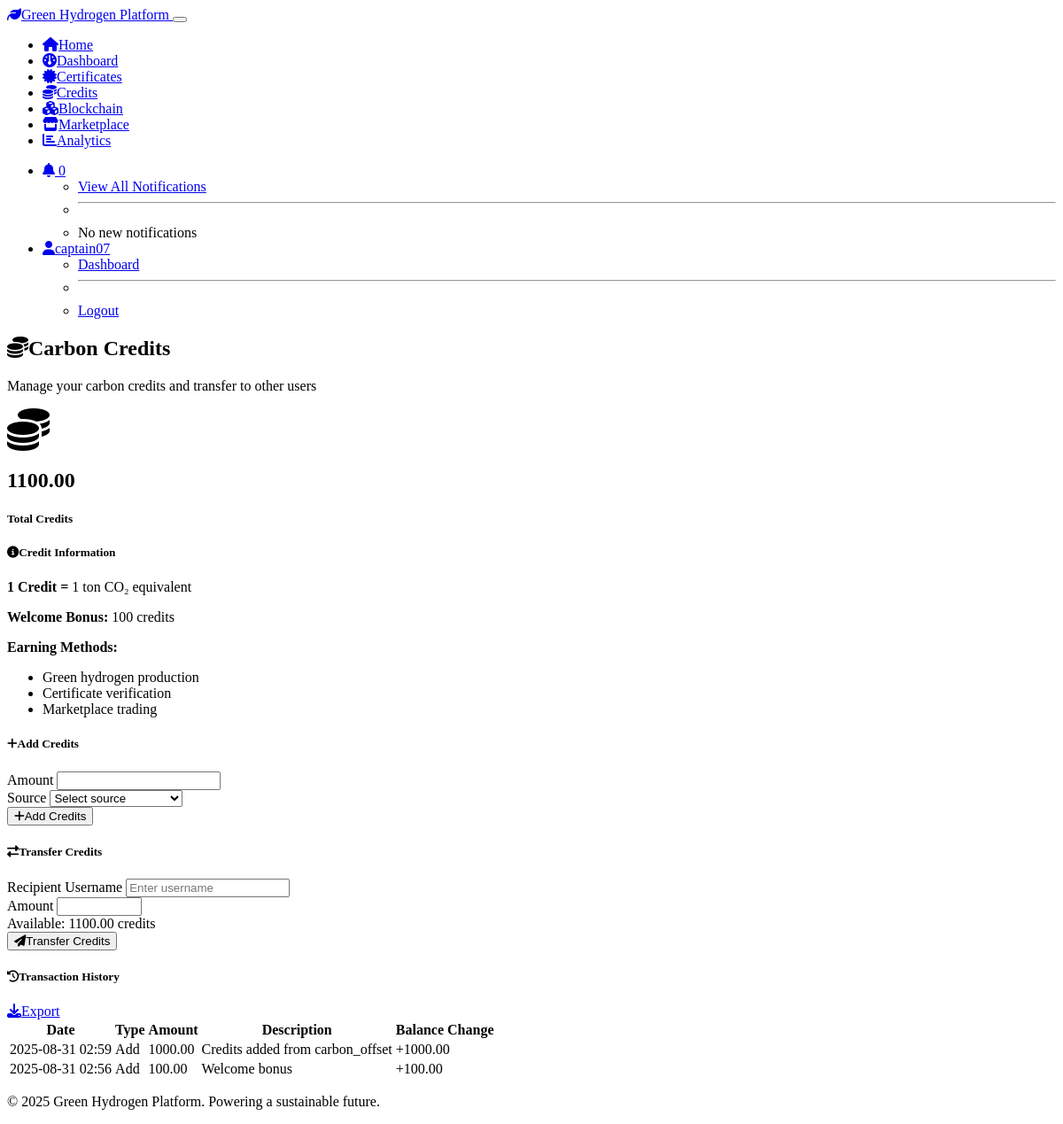
Screenshot of /credits (signed in) with the database file from the repository.
### models.py (models this page shows, shortened)
class User(UserMixin, db.Model):
    __tablename__ = 'users'
    id = db.Column(db.Integer, primary_key=True)
    username = db.Column(db.String(64), unique=True, nullable=False)
    email = db.Column(db.String(120), unique=True, nullable=False)
    password_hash = db.Column(db.String(256))
    created_at = db.Column(db.DateTime, default=datetime.utcnow)
    notification_preferences = db.Column(db.Text)
    certificates = db.relationship('Certificate', backref='user', lazy=True)
    credits = db.relationship('Credit', backref='user', lazy=True)
    trade_orders = db.relationship('TradeOrder', backref='user', lazy=True)
    notifications = db.relationship('Notification', backref='user', lazy=True)
    def get_total_credits(self):
        total = 0
        from models import Credit
        credits_list = Credit.query.filter_by(user_id=self.id).all()
        for credit in credits_list:
            if credit.transaction_type in ['add', 'transfer_in']:
                total += credit.amount
            elif credit.transaction_type in ['transfer_out', 'trade']:
                total -= credit.amount
        return max(0, total)  # Ensure non-negative

class Credit(db.Model):
    __tablename__ = 'credits'
    id = db.Column(db.Integer, primary_key=True)
    user_id = db.Column(db.Integer, db.ForeignKey('users.id'), nullable=False)
    amount = db.Column(db.Float, nullable=False)
    transaction_type = db.Column(db.String(50), nullable=False)  # add, transfer_in, transfer_out, trade
    date = db.Column(db.DateTime, default=datetime.utcnow)
    meta_data = db.Column(db.Text)
    def get_meta(self):
        if self.meta_data:
            return json.loads(self.meta_data)
        return {}

### routes.py (the view, shortened to what this page needs)
@app.route('/credits', methods=['GET', 'POST'])
@login_required
def credits():
    user_credits = Credit.query.filter_by(user_id=current_user.id)\
                              .order_by(Credit.date.desc()).all()
    total_credits = current_user.get_total_credits()
    return render_template('credits.html',
                          credits=user_credits,
                          total_credits=total_credits)

### app.py (called while the page is built)
@login_manager.user_loader
def load_user(user_id):
    from models import User
    return User.query.get(int(user_id))

### templates/credits.html (shortened to what this page needs)
{% extends "base.html" %}
{% block content %}
<div class="row">
    <div class="col-12">
        <h2><i class="fas fa-coins me-2"></i>Carbon Credits</h2>
        <p class="text-muted">Manage your carbon credits and transfer to other users</p>
    </div>
</div>
<div class="row mb-4">
    <div class="col-md-6">
        <div class="card bg-primary text-white">
            <div class="card-body text-center">
                <i class="fas fa-coins fa-3x mb-3"></i>
                <h2>{{ "%.2f"|format(total_credits) }}</h2>
                <h5>Total Credits</h5>
            </div>
        </div>
    </div>
    <div class="col-md-6">
        <div class="card">
            <div class="card-header">
                <h5><i class="fas fa-info-circle me-2"></i>Credit Information</h5>
            </div>
            <div class="card-body">
                <p><strong>1 Credit =</strong> 1 ton CO₂ equivalent</p>
                <p><strong>Welcome Bonus:</strong> 100 credits</p>
                <p><strong>Earning Methods:</strong></p>
                <ul class="mb-0">
                    <li>Green hydrogen production</li>
                    <li>Certificate verification</li>
                    <li>Marketplace trading</li>
                </ul>
            </div>
        </div>
    </div>
</div>
<div class="row mb-4">
    <div class="col-md-6">
        <div class="card">
            <div class="card-header">
                <h5><i class="fas fa-plus me-2"></i>Add Credits</h5>
            </div>
            <div class="card-body">
                <form method="POST">
                    <div class="mb-3">
                        <label for="amount" class="form-label">Amount</label>
                        <input type="number" class="form-control" id="amount" name="amount"
                               step="0.01" min="0.01" required>
                    </div>
                    <div class="mb-3">
                        <label for="source" class="form-label">Source</label>
                        <select class="form-select" id="source" name="source" required>
                            <option value="">Select source</option>
                        </select>
                    </div>
                    <button type="submit" class="btn btn-success w-100">
                        <i class="fas fa-plus me-2"></i>Add Credits
                    </button>
                </form>
            </div>
        </div>
    </div>
    <div class="col-md-6">
        <div class="card">
            <div class="card-header">
                <h5><i class="fas fa-exchange-alt me-2"></i>Transfer Credits</h5>
            </div>
            <div class="card-body">
                <form method="POST">
                    <div class="mb-3">
                        <label for="recipient" class="form-label">Recipient Username</label>
                        <input type="text" class="form-control" id="recipient" name="recipient"
                               placeholder="Enter username" required>
                    </div>
                    <div class="mb-3">
                        <label for="transfer_amount" class="form-label">Amount</label>
                        <input type="number" class="form-control" id="transfer_amount" name="amount"
                               step="0.01" min="0.01" max="{{ total_credits }}" required>
                        <div class="form-text">Available: {{ "%.2f"|format(total_credits) }} credits</div>
                    </div>
                    <button type="submit" class="btn btn-primary w-100"
                            {{ 'disabled' if total_credits <= 0 else '' }}>
                        <i class="fas fa-paper-plane me-2"></i>Transfer Credits
                    </button>
                </form>
            </div>
        </div>
    </div>
</div>
<div class="row">
    <div class="col-12">
        <div class="card">
            <div class="card-header d-flex justify-content-between align-items-center">
                <h5><i class="fas fa-history me-2"></i>Transaction History</h5>
                <a href="{{ url_for('export_credits') }}" class="btn btn-outline-primary btn-sm">
                    <i class="fas fa-download me-1"></i>Export
                </a>
            </div>
            <div class="card-body">
                {% if credits %}
                    <div class="table-responsive">
                        <table class="table table-hover">
                            <thead>
                                <tr>
                                    <th>Date</th>
                                    <th>Type</th>
                                    <th>Amount</th>
                                    <th>Description</th>
                                    <th>Balance Change</th>
                                </tr>
                            </thead>
                            <tbody>
                                {% for credit in credits %}
                                {% set meta = credit.get_meta() %}
                                <tr>
                                    <td>{{ credit.date.strftime('%Y-%m-%d %H:%M') }}</td>
                                    <td>
                                        <span class="badge bg-{{ 'success' if credit.transaction_type in ['add', 'transfer_in'] else 'danger' }}">
                                            {{ credit.transaction_type.replace('_', ' ').title() }}
                                        </span>
                                    </td>
                                    <td>{{ "%.2f"|format(credit.amount) }}</td>
                                    <td>
                                        {{ meta.description if meta.description else 'No description' }}
                                    </td>
                                    <td>
                                        {% if credit.transaction_type in ['add', 'transfer_in'] %}
                                            <span class="text-success">+{{ "%.2f"|format(credit.amount) }}</span>
                                        {% else %}
                                            <span class="text-danger">-{{ "%.2f"|format(credit.amount) }}</span>
                                        {% endif %}
                                    </td>
                                </tr>
                                {% endfor %}
                            </tbody>
                        </table>
                    </div>
                {% endif %}
            </div>
        </div>
    </div>
</div>
{% endblock %}

### templates/base.html (shortened to what this page needs)
<!DOCTYPE html>
<html lang="en" data-bs-theme="dark">
<head>
    <link href="https://cdn.replit.com/agent/bootstrap-agent-dark-theme.min.css" rel="stylesheet">
    <link rel="stylesheet" href="https://cdnjs.cloudflare.com/ajax/libs/font-awesome/6.4.0/css/all.min.css">
    <link rel="stylesheet" href="{{ url_for('static', filename='css/style.css') }}">
</head>
<body>
    <nav class="navbar navbar-expand-lg navbar-dark bg-primary">
        <div class="container">
            <a class="navbar-brand" href="{{ url_for('index') }}">
                <i class="fas fa-leaf me-2"></i>Green Hydrogen Platform
            </a>
            <button class="navbar-toggler" type="button" data-bs-toggle="collapse" data-bs-target="#navbarNav">
            </button>
            <div class="collapse navbar-collapse" id="navbarNav">
                <ul class="navbar-nav me-auto">
                    <li class="nav-item">
                        <a class="nav-link" href="{{ url_for('index') }}">
                            <i class="fas fa-home me-1"></i>Home
                        </a>
                    </li>
                    {% if current_user.is_authenticated %}
                    <li class="nav-item">
                        <a class="nav-link" href="{{ url_for('dashboard') }}">
                            <i class="fas fa-dashboard me-1"></i>Dashboard
                        </a>
                    </li>
                    <li class="nav-item">
                        <a class="nav-link" href="{{ url_for('certificates') }}">
                            <i class="fas fa-certificate me-1"></i>Certificates
                        </a>
                    </li>
                    <li class="nav-item">
                        <a class="nav-link" href="{{ url_for('credits') }}">
                            <i class="fas fa-coins me-1"></i>Credits
                        </a>
                    </li>
                    <li class="nav-item">
                        <a class="nav-link" href="{{ url_for('blockchain') }}">
                            <i class="fas fa-cubes me-1"></i>Blockchain
                        </a>
                    </li>
                    <li class="nav-item">
                        <a class="nav-link" href="{{ url_for('marketplace') }}">
                            <i class="fas fa-store me-1"></i>Marketplace
                        </a>
                    </li>
                    <li class="nav-item">
                        <a class="nav-link" href="{{ url_for('analytics') }}">
                            <i class="fas fa-chart-bar me-1"></i>Analytics
                        </a>
                    </li>
                    {% endif %}
                </ul>
                <ul class="navbar-nav">
                    {% if current_user.is_authenticated %}
                    <li class="nav-item dropdown">
                        <a class="nav-link dropdown-toggle" href="#" role="button" data-bs-toggle="dropdown">
                            <i class="fas fa-bell me-1"></i>
                            <span class="badge bg-warning" id="notification-count">0</span>
                        </a>
                        <ul class="dropdown-menu">
                            <li><a class="dropdown-item" href="{{ url_for('notifications') }}">View All Notifications</a></li>
                            <li><hr class="dropdown-divider"></li>
                            <li><span class="dropdown-item-text text-muted">No new notifications</span></li>
                        </ul>
                    </li>
                    <li class="nav-item dropdown">
                        <a class="nav-link dropdown-toggle" href="#" role="button" data-bs-toggle="dropdown">
                            <i class="fas fa-user me-1"></i>{{ current_user.username }}
                        </a>
                        <ul class="dropdown-menu">
                            <li><a class="dropdown-item" href="{{ url_for('dashboard') }}">Dashboard</a></li>
                            <li><hr class="dropdown-divider"></li>
                            <li><a class="dropdown-item" href="{{ url_for('logout') }}">Logout</a></li>
                        </ul>
                    </li>
                    {% endif %}
                </ul>
            </div>
        </div>
    </nav>
    <main class="container mt-4">
        {% block content %}{% endblock %}
    </main>
    <footer class="bg-secondary mt-5 py-4">
        <div class="container text-center">
            <p>&copy; 2025 Green Hydrogen Platform. Powering a sustainable future.</p>
        </div>
    </footer>
</body>
</html>

### static/css/style.css (style rules this page uses)
:root { --hydrogen-green: #28a745; --hydrogen-blue: #007bff; --blockchain-purple: #6f42c1; --carbon-orange: #fd7e14; }
.card { transition: transform 0.2s ease-in-out; }
.table-responsive { border-radius: var(--bs-border-radius); }
.table th { border-bottom: 2px solid var(--bs-border-color); font-weight: 600; }
.btn { transition: all 0.2s ease-in-out; }

### rows the page displays
User: username "captain07"
Credit: date "2025-08-31 02:59", transaction_type.replace "Add", amount "1000.00", description "Credits added from carbon_offset"
Credit: date "2025-08-31 02:56", transaction_type.replace "Add", amount "100.00", description "Welcome bonus"

### other values shown
{{ "%.2f"|format(total_credits) }} "1100.00"
